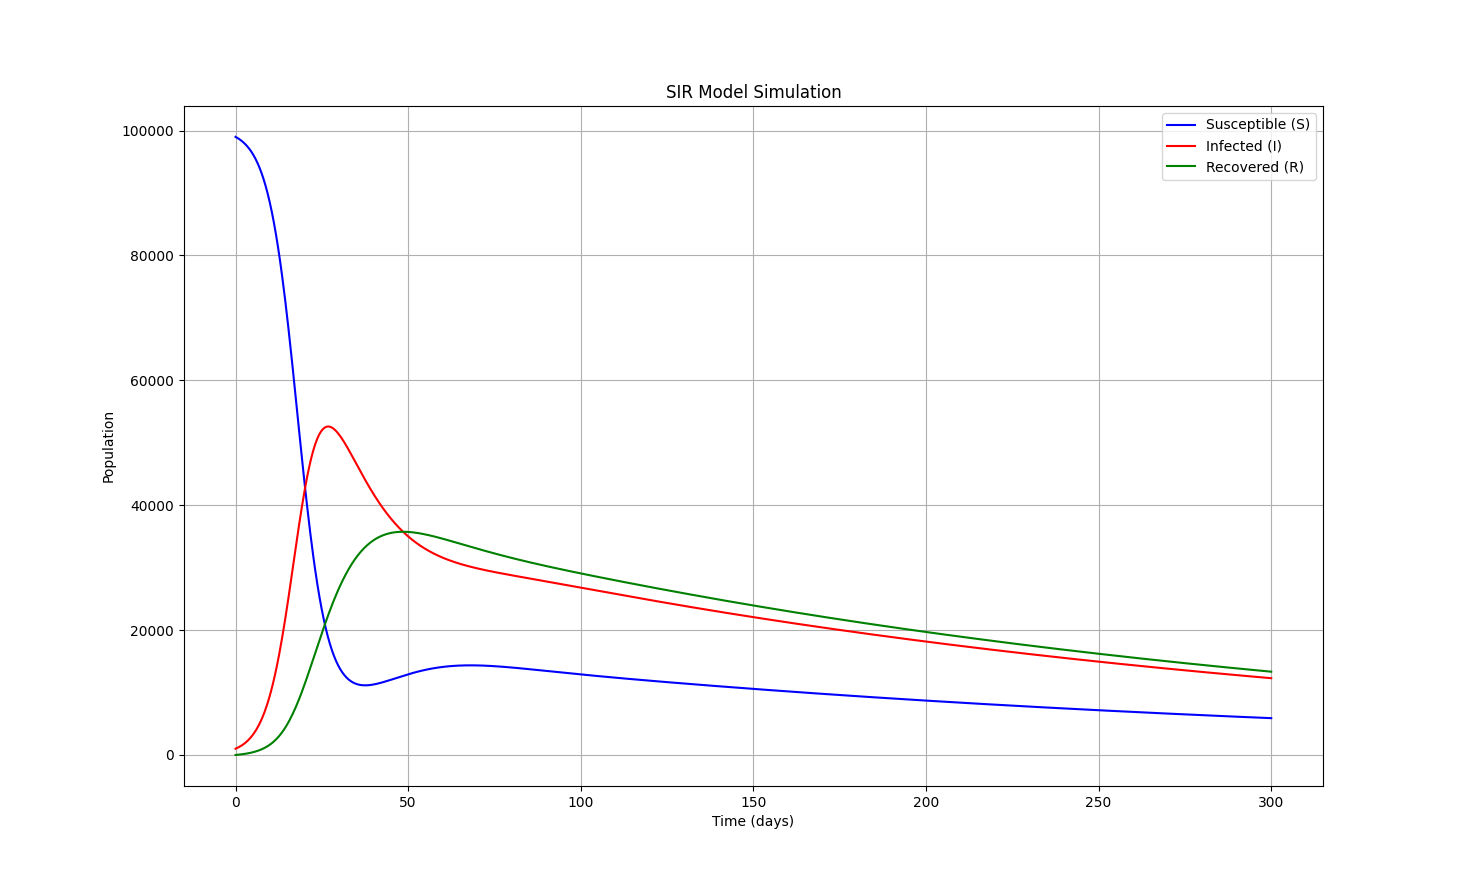

This chart was generated by the following Python code:
import numpy as np
import matplotlib.pyplot as plt
from scipy.integrate import solve_ivp

def sird_model(t, x0, r, c, mu):
    """
    SIRDモデル（死亡者数を含む）
    S: 感受性人口, I: 感染者数, R: 回復者数, D: 死亡者数
    """
    S = x0[0]
    I = x0[1]
    R = x0[2]
    D = x0[3]

    l = 0.05  # 免疫損失率

    N = S + I + R  # 生存総人口（死亡者は除く）

    # SIRD微分方程式（死亡を含む）
    dS_dt = -r * S * I / N + l * R  # 感染による減少 + 免疫損失による増加
    dI_dt = r * S * I / N - c * I - mu * I  # 感染による増加 - 回復による減少 - 死亡による減少
    dR_dt = c * I - l * R           # 回復による増加 - 免疫損失による減少
    dD_dt = mu * I                  # 死亡率 × 感染者数
    
    return [dS_dt, dI_dt, dR_dt, dD_dt]

   
# 初期条件（SIRDモデル用に拡張）
x0 = np.zeros(4)  # S, I, R, D の4要素
x0[0] = 99000  # S: 感受性人口
x0[1] = 1000   # I: 感染者数
x0[2] = 0      # R: 回復者数
x0[3] = 0      # D: 死亡者数

r = 0.3    # 感染率
c = 0.05   # 回復率
mu = 0.01  # 死亡率
    
# 時間範囲（統一）
t_span = (0, 300)
t_eval = np.linspace(0, 300, 1000)  # t_spanと一致させる
    
# 微分方程式を解く
sol = solve_ivp(sird_model, t_span, x0, t_eval=t_eval, args=(r, c, mu), method='RK45', rtol=1e-8)
    
# 結果のプロット
plt.figure(figsize=(15, 10))

plt.plot(sol.t, sol.y[0], label='Susceptible (S)', color='blue')
plt.plot(sol.t, sol.y[1], label='Infected (I)', color='red')
plt.plot(sol.t, sol.y[2], label='Recovered (R)', color='green')
plt.xlabel('Time (days)')
plt.ylabel('Population')
plt.title('SIR Model Simulation')
plt.legend()
plt.grid()
plt.show()  
